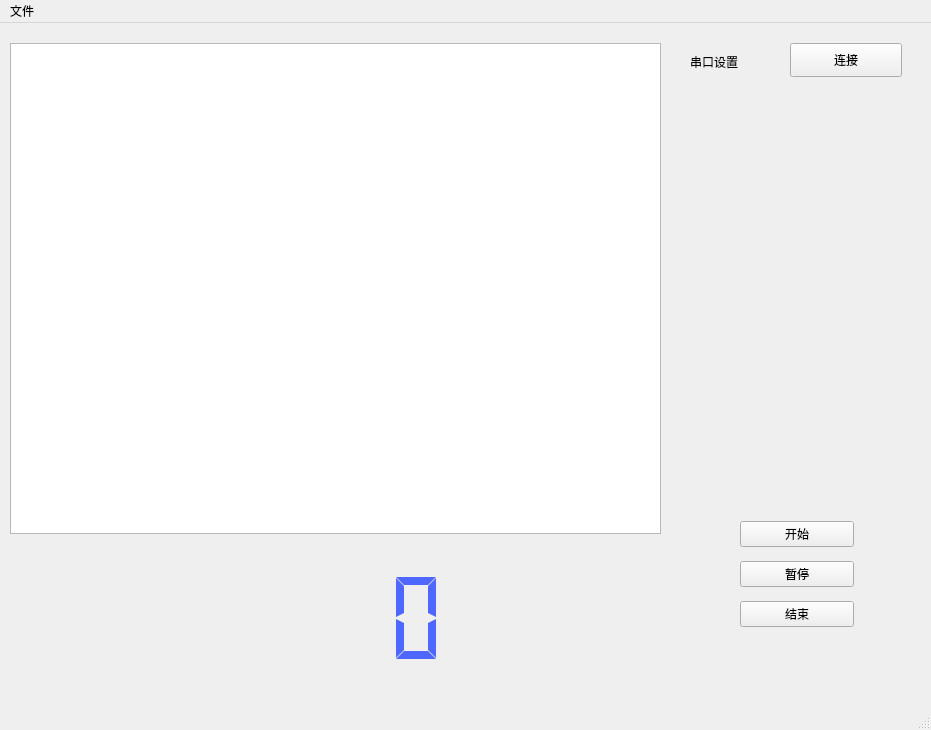
<?xml version="1.0" encoding="UTF-8"?>
<ui version="4.0">
 <class>PC_MainWindow</class>
 <widget class="QMainWindow" name="PC_MainWindow">
  <property name="geometry">
   <rect>
    <x>0</x>
    <y>0</y>
    <width>931</width>
    <height>730</height>
   </rect>
  </property>
  <property name="windowTitle">
   <string>MainWindow</string>
  </property>
  <widget class="QWidget" name="centralwidget">
   <widget class="QGraphicsView" name="graphicsView">
    <property name="geometry">
     <rect>
      <x>10</x>
      <y>20</y>
      <width>651</width>
      <height>491</height>
     </rect>
    </property>
   </widget>
   <widget class="QLabel" name="label">
    <property name="geometry">
     <rect>
      <x>690</x>
      <y>30</y>
      <width>81</width>
      <height>18</height>
     </rect>
    </property>
    <property name="text">
     <string>串口设置</string>
    </property>
   </widget>
   <widget class="QPushButton" name="pushButton_connect">
    <property name="geometry">
     <rect>
      <x>790</x>
      <y>20</y>
      <width>112</width>
      <height>34</height>
     </rect>
    </property>
    <property name="text">
     <string>连接</string>
    </property>
   </widget>
   <widget class="QWidget" name="layoutWidget">
    <property name="geometry">
     <rect>
      <x>740</x>
      <y>490</y>
      <width>114</width>
      <height>122</height>
     </rect>
    </property>
    <layout class="QVBoxLayout" name="verticalLayout">
     <item>
      <widget class="QPushButton" name="pushButton_start">
       <property name="text">
        <string>开始</string>
       </property>
      </widget>
     </item>
     <item>
      <widget class="QPushButton" name="pushButton_pause">
       <property name="text">
        <string>暂停</string>
       </property>
      </widget>
     </item>
     <item>
      <widget class="QPushButton" name="pushButton_end">
       <property name="text">
        <string>结束</string>
       </property>
      </widget>
     </item>
    </layout>
   </widget>
   <widget class="QLCDNumber" name="TimeCounter">
    <property name="geometry">
     <rect>
      <x>40</x>
      <y>530</y>
      <width>411</width>
      <height>131</height>
     </rect>
    </property>
    <property name="styleSheet">
     <string notr="true">color:rgb(78,104,255)</string>
    </property>
    <property name="frameShape">
     <enum>QFrame::NoFrame</enum>
    </property>
    <property name="digitCount">
     <number>8</number>
    </property>
    <property name="segmentStyle">
     <enum>QLCDNumber::Flat</enum>
    </property>
   </widget>
   <zorder>layoutWidget</zorder>
   <zorder>graphicsView</zorder>
   <zorder>label</zorder>
   <zorder>pushButton_connect</zorder>
   <zorder>TimeCounter</zorder>
  </widget>
  <widget class="QMenuBar" name="menubar">
   <property name="geometry">
    <rect>
     <x>0</x>
     <y>0</y>
     <width>931</width>
     <height>30</height>
    </rect>
   </property>
   <widget class="QMenu" name="menu">
    <property name="title">
     <string>文件</string>
    </property>
    <addaction name="actionsave"/>
   </widget>
   <addaction name="menu"/>
  </widget>
  <widget class="QStatusBar" name="statusbar"/>
  <action name="actionsave">
   <property name="text">
    <string>save</string>
   </property>
  </action>
 </widget>
 <resources/>
 <connections/>
</ui>
